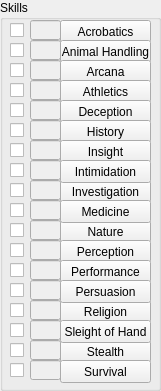
   <widget class="QGroupBox" name="groupBox_4">
    <property name="geometry">
     <rect>
      <x>330</x>
      <y>20</y>
      <width>161</width>
      <height>391</height>
     </rect>
    </property>
    <property name="title">
     <string>Skills</string>
    </property>
    <widget class="QCheckBox" name="checkBox_5">
     <property name="geometry">
      <rect>
       <x>10</x>
       <y>20</y>
       <width>21</width>
       <height>21</height>
      </rect>
     </property>
     <property name="text">
      <string/>
     </property>
    </widget>
    <widget class="QLineEdit" name="lineEdit_23">
     <property name="enabled">
      <bool>false</bool>
     </property>
     <property name="geometry">
      <rect>
       <x>30</x>
       <y>20</y>
       <width>31</width>
       <height>20</height>
      </rect>
     </property>
     <property name="text">
      <string/>
     </property>
    </widget>
    <widget class="QCheckBox" name="checkBox_23">
     <property name="geometry">
      <rect>
       <x>10</x>
       <y>40</y>
       <width>21</width>
       <height>21</height>
      </rect>
     </property>
     <property name="text">
      <string/>
     </property>
    </widget>
    <widget class="QLineEdit" name="lineEdit_24">
     <property name="enabled">
      <bool>false</bool>
     </property>
     <property name="geometry">
      <rect>
       <x>30</x>
       <y>40</y>
       <width>31</width>
       <height>20</height>
      </rect>
     </property>
     <property name="text">
      <string/>
     </property>
    </widget>
    <widget class="QCheckBox" name="checkBox_24">
     <property name="geometry">
      <rect>
       <x>10</x>
       <y>80</y>
       <width>21</width>
       <height>21</height>
      </rect>
     </property>
     <property name="text">
      <string/>
     </property>
    </widget>
    <widget class="QCheckBox" name="checkBox_26">
     <property name="geometry">
      <rect>
       <x>10</x>
       <y>60</y>
       <width>21</width>
       <height>21</height>
      </rect>
     </property>
     <property name="text">
      <string/>
     </property>
    </widget>
    <widget class="QLineEdit" name="lineEdit_25">
     <property name="enabled">
      <bool>false</bool>
     </property>
     <property name="geometry">
      <rect>
       <x>30</x>
       <y>60</y>
       <width>31</width>
       <height>20</height>
      </rect>
     </property>
     <property name="text">
      <string/>
     </property>
    </widget>
    <widget class="QLineEdit" name="lineEdit_26">
     <property name="enabled">
      <bool>false</bool>
     </property>
     <property name="geometry">
      <rect>
       <x>30</x>
       <y>80</y>
       <width>31</width>
       <height>20</height>
      </rect>
     </property>
     <property name="text">
      <string/>
     </property>
    </widget>
    <widget class="QCheckBox" name="checkBox_27">
     <property name="geometry">
      <rect>
       <x>10</x>
       <y>120</y>
       <width>21</width>
       <height>21</height>
      </rect>
     </property>
     <property name="text">
      <string/>
     </property>
    </widget>
    <widget class="QCheckBox" name="checkBox_28">
     <property name="geometry">
      <rect>
       <x>10</x>
       <y>100</y>
       <width>21</width>
       <height>21</height>
      </rect>
     </property>
     <property name="text">
      <string/>
     </property>
    </widget>
    <widget class="QLineEdit" name="lineEdit_27">
     <property name="enabled">
      <bool>false</bool>
     </property>
     <property name="geometry">
      <rect>
       <x>30</x>
       <y>100</y>
       <width>31</width>
       <height>20</height>
      </rect>
     </property>
     <property name="text">
      <string/>
     </property>
    </widget>
    <widget class="QLineEdit" name="lineEdit_28">
     <property name="enabled">
      <bool>false</bool>
     </property>
     <property name="geometry">
      <rect>
       <x>30</x>
       <y>120</y>
       <width>31</width>
       <height>20</height>
      </rect>
     </property>
     <property name="text">
      <string/>
     </property>
    </widget>
    <widget class="QLineEdit" name="lineEdit_29">
     <property name="enabled">
      <bool>false</bool>
     </property>
     <property name="geometry">
      <rect>
       <x>30</x>
       <y>220</y>
       <width>31</width>
       <height>20</height>
      </rect>
     </property>
     <property name="text">
      <string/>
     </property>
    </widget>
    <widget class="QLineEdit" name="levelModifier_main0">
     <property name="enabled">
      <bool>false</bool>
     </property>
     <property name="geometry">
      <rect>
       <x>30</x>
       <y>180</y>
       <width>31</width>
       <height>20</height>
      </rect>
     </property>
     <property name="text">
      <string/>
     </property>
    </widget>
    <widget class="QLineEdit" name="levelModifier_main1">
     <property name="enabled">
      <bool>false</bool>
     </property>
     <property name="geometry">
      <rect>
       <x>30</x>
       <y>240</y>
       <width>31</width>
       <height>20</height>
      </rect>
     </property>
     <property name="text">
      <string/>
     </property>
    </widget>
    <widget class="QCheckBox" name="checkBox_29">
     <property name="geometry">
      <rect>
       <x>10</x>
       <y>200</y>
       <width>21</width>
       <height>21</height>
      </rect>
     </property>
     <property name="text">
      <string/>
     </property>
    </widget>
    <widget class="QLineEdit" name="levelModifier_main2">
     <property name="enabled">
      <bool>false</bool>
     </property>
     <property name="geometry">
      <rect>
       <x>30</x>
       <y>200</y>
       <width>31</width>
       <height>20</height>
      </rect>
     </property>
     <property name="text">
      <string/>
     </property>
    </widget>
    <widget class="QCheckBox" name="checkBox_31">
     <property name="geometry">
      <rect>
       <x>10</x>
       <y>240</y>
       <width>21</width>
       <height>21</height>
      </rect>
     </property>
     <property name="text">
      <string/>
     </property>
    </widget>
    <widget class="QCheckBox" name="checkBox_33">
     <property name="geometry">
      <rect>
       <x>10</x>
       <y>180</y>
       <width>21</width>
       <height>21</height>
      </rect>
     </property>
     <property name="text">
      <string/>
     </property>
    </widget>
    <widget class="QCheckBox" name="checkBox_34">
     <property name="geometry">
      <rect>
       <x>10</x>
       <y>140</y>
       <width>21</width>
       <height>21</height>
      </rect>
     </property>
     <property name="text">
      <string/>
     </property>
    </widget>
    <widget class="QCheckBox" name="checkBox_35">
     <property name="geometry">
      <rect>
       <x>10</x>
       <y>160</y>
       <width>21</width>
       <height>21</height>
      </rect>
     </property>
     <property name="text">
      <string/>
     </property>
    </widget>
    <widget class="QCheckBox" name="checkBox_36">
     <property name="geometry">
      <rect>
       <x>10</x>
       <y>220</y>
       <width>21</width>
       <height>21</height>
      </rect>
     </property>
     <property name="text">
      <string/>
     </property>
    </widget>
    <widget class="QLineEdit" name="levelModifier_main3">
     <property name="enabled">
      <bool>false</bool>
     </property>
     <property name="geometry">
      <rect>
       <x>30</x>
       <y>140</y>
       <width>31</width>
       <height>20</height>
      </rect>
     </property>
     <property name="text">
      <string/>
     </property>
    </widget>
    <widget class="QLineEdit" name="levelModifier_main4">
     <property name="enabled">
      <bool>false</bool>
     </property>
     <property name="geometry">
      <rect>
       <x>30</x>
       <y>160</y>
       <width>31</width>
       <height>20</height>
      </rect>
     </property>
     <property name="text">
      <string/>
     </property>
    </widget>
    <widget class="QLineEdit" name="levelModifier_main6">
     <property name="enabled">
      <bool>false</bool>
     </property>
     <property name="geometry">
      <rect>
       <x>30</x>
       <y>260</y>
       <width>31</width>
       <height>20</height>
      </rect>
     </property>
     <property name="text">
      <string/>
     </property>
    </widget>
    <widget class="QLineEdit" name="levelModifier_main7">
     <property name="enabled">
      <bool>false</bool>
     </property>
     <property name="geometry">
      <rect>
       <x>30</x>
       <y>340</y>
       <width>31</width>
       <height>20</height>
      </rect>
     </property>
     <property name="text">
      <string/>
     </property>
    </widget>
    <widget class="QLineEdit" name="levelModifier_main8">
     <property name="enabled">
      <bool>false</bool>
     </property>
     <property name="geometry">
      <rect>
       <x>30</x>
       <y>280</y>
       <width>31</width>
       <height>20</height>
      </rect>
     </property>
     <property name="text">
      <string/>
     </property>
    </widget>
    <widget class="QLineEdit" name="levelModifier_main9">
     <property name="enabled">
      <bool>false</bool>
     </property>
     <property name="geometry">
      <rect>
       <x>30</x>
       <y>360</y>
       <width>31</width>
       <height>20</height>
      </rect>
     </property>
     <property name="text">
      <string/>
     </property>
    </widget>
    <widget class="QCheckBox" name="checkBox_38">
     <property name="geometry">
      <rect>
       <x>10</x>
       <y>340</y>
       <width>21</width>
       <height>21</height>
      </rect>
     </property>
     <property name="text">
      <string/>
     </property>
    </widget>
    <widget class="QCheckBox" name="checkBox_39">
     <property name="geometry">
      <rect>
       <x>10</x>
       <y>320</y>
       <width>21</width>
       <height>21</height>
      </rect>
     </property>
     <property name="text">
      <string/>
     </property>
    </widget>
    <widget class="QCheckBox" name="checkBox_40">
     <property name="geometry">
      <rect>
       <x>10</x>
       <y>280</y>
       <width>21</width>
       <height>21</height>
      </rect>
     </property>
     <property name="text">
      <string/>
     </property>
    </widget>
    <widget class="QLineEdit" name="lineEdit_41">
     <property name="enabled">
      <bool>false</bool>
     </property>
     <property name="geometry">
      <rect>
       <x>30</x>
       <y>300</y>
       <width>31</width>
       <height>20</height>
      </rect>
     </property>
     <property name="text">
      <string/>
     </property>
    </widget>
    <widget class="QCheckBox" name="checkBox_41">
     <property name="geometry">
      <rect>
       <x>10</x>
       <y>360</y>
       <width>21</width>
       <height>21</height>
      </rect>
     </property>
     <property name="text">
      <string/>
     </property>
    </widget>
    <widget class="QCheckBox" name="checkBox_42">
     <property name="geometry">
      <rect>
       <x>10</x>
       <y>260</y>
       <width>21</width>
       <height>21</height>
      </rect>
     </property>
     <property name="text">
      <string/>
     </property>
    </widget>
    <widget class="QCheckBox" name="checkBox_44">
     <property name="geometry">
      <rect>
       <x>10</x>
       <y>300</y>
       <width>21</width>
       <height>21</height>
      </rect>
     </property>
     <property name="text">
      <string/>
     </property>
    </widget>
    <widget class="QLineEdit" name="lineEdit_42">
     <property name="enabled">
      <bool>false</bool>
     </property>
     <property name="geometry">
      <rect>
       <x>30</x>
       <y>320</y>
       <width>31</width>
       <height>20</height>
      </rect>
     </property>
     <property name="text">
      <string/>
     </property>
    </widget>
    <widget class="QPushButton" name="pushButton_17">
     <property name="geometry">
      <rect>
       <x>60</x>
       <y>20</y>
       <width>91</width>
       <height>23</height>
      </rect>
     </property>
     <property name="text">
      <string>Acrobatics</string>
     </property>
    </widget>
    <widget class="QPushButton" name="pushButton_18">
     <property name="geometry">
      <rect>
       <x>60</x>
       <y>40</y>
       <width>91</width>
       <height>23</height>
      </rect>
     </property>
     <property name="text">
      <string>Animal Handling</string>
     </property>
    </widget>
    <widget class="QPushButton" name="pushButton_19">
     <property name="geometry">
      <rect>
       <x>60</x>
       <y>60</y>
       <width>91</width>
       <height>23</height>
      </rect>
     </property>
     <property name="text">
      <string>Arcana</string>
     </property>
    </widget>
    <widget class="QPushButton" name="pushButton_20">
     <property name="geometry">
      <rect>
       <x>60</x>
       <y>80</y>
       <width>91</width>
       <height>23</height>
      </rect>
     </property>
     <property name="text">
      <string>Athletics</string>
     </property>
    </widget>
    <widget class="QPushButton" name="pushButton_21">
     <property name="geometry">
      <rect>
       <x>60</x>
       <y>100</y>
       <width>91</width>
       <height>23</height>
      </rect>
     </property>
     <property name="text">
      <string>Deception</string>
     </property>
    </widget>
    <widget class="QPushButton" name="pushButton_22">
     <property name="geometry">
      <rect>
       <x>60</x>
       <y>120</y>
       <width>91</width>
       <height>23</height>
      </rect>
     </property>
     <property name="text">
      <string>History</string>
     </property>
    </widget>
    <widget class="QPushButton" name="pushButton_23">
     <property name="geometry">
      <rect>
       <x>60</x>
       <y>220</y>
       <width>91</width>
       <height>23</height>
      </rect>
     </property>
     <property name="text">
      <string>Nature</string>
     </property>
    </widget>
    <widget class="QPushButton" name="pushButton_24">
     <property name="geometry">
      <rect>
       <x>60</x>
       <y>140</y>
       <width>91</width>
       <height>23</height>
      </rect>
     </property>
     <property name="text">
      <string>Insight</string>
     </property>
    </widget>
    <widget class="QPushButton" name="pushButton_25">
     <property name="geometry">
      <rect>
       <x>60</x>
       <y>180</y>
       <width>91</width>
       <height>23</height>
      </rect>
     </property>
     <property name="text">
      <string>Investigation</string>
     </property>
    </widget>
    <widget class="QPushButton" name="pushButton_26">
     <property name="geometry">
      <rect>
       <x>60</x>
       <y>240</y>
       <width>91</width>
       <height>23</height>
      </rect>
     </property>
     <property name="text">
      <string>Perception</string>
     </property>
    </widget>
    <widget class="QPushButton" name="pushButton_27">
     <property name="geometry">
      <rect>
       <x>60</x>
       <y>160</y>
       <width>91</width>
       <height>23</height>
      </rect>
     </property>
     <property name="text">
      <string>Intimidation</string>
     </property>
    </widget>
    <widget class="QPushButton" name="pushButton_28">
     <property name="geometry">
      <rect>
       <x>60</x>
       <y>200</y>
       <width>91</width>
       <height>23</height>
      </rect>
     </property>
     <property name="text">
      <string>Medicine</string>
     </property>
    </widget>
    <widget class="QPushButton" name="pushButton_29">
     <property name="geometry">
      <rect>
       <x>60</x>
       <y>340</y>
       <width>91</width>
       <height>23</height>
      </rect>
     </property>
     <property name="text">
      <string>Stealth</string>
     </property>
    </widget>
    <widget class="QPushButton" name="strengthModifier_minus0">
     <property name="geometry">
      <rect>
       <x>60</x>
       <y>260</y>
       <width>91</width>
       <height>23</height>
      </rect>
     </property>
     <property name="text">
      <string>Performance</string>
     </property>
    </widget>
    <widget class="QPushButton" name="strengthModifier_minus1">
     <property name="geometry">
      <rect>
       <x>60</x>
       <y>300</y>
       <width>91</width>
       <height>23</height>
      </rect>
     </property>
     <property name="text">
      <string>Religion</string>
     </property>
    </widget>
    <widget class="QPushButton" name="strengthModifier_minus2">
     <property name="geometry">
      <rect>
       <x>60</x>
       <y>360</y>
       <width>91</width>
       <height>23</height>
      </rect>
     </property>
     <property name="text">
      <string>Survival</string>
     </property>
    </widget>
    <widget class="QPushButton" name="strengthModifier_minus3">
     <property name="geometry">
      <rect>
       <x>60</x>
       <y>280</y>
       <width>91</width>
       <height>23</height>
      </rect>
     </property>
     <property name="text">
      <string>Persuasion</string>
     </property>
    </widget>
    <widget class="QPushButton" name="strengthModifier_minus4">
     <property name="geometry">
      <rect>
       <x>60</x>
       <y>320</y>
       <width>91</width>
       <height>23</height>
      </rect>
     </property>
     <property name="text">
      <string>Sleight of Hand</string>
     </property>
    </widget>
   </widget>
